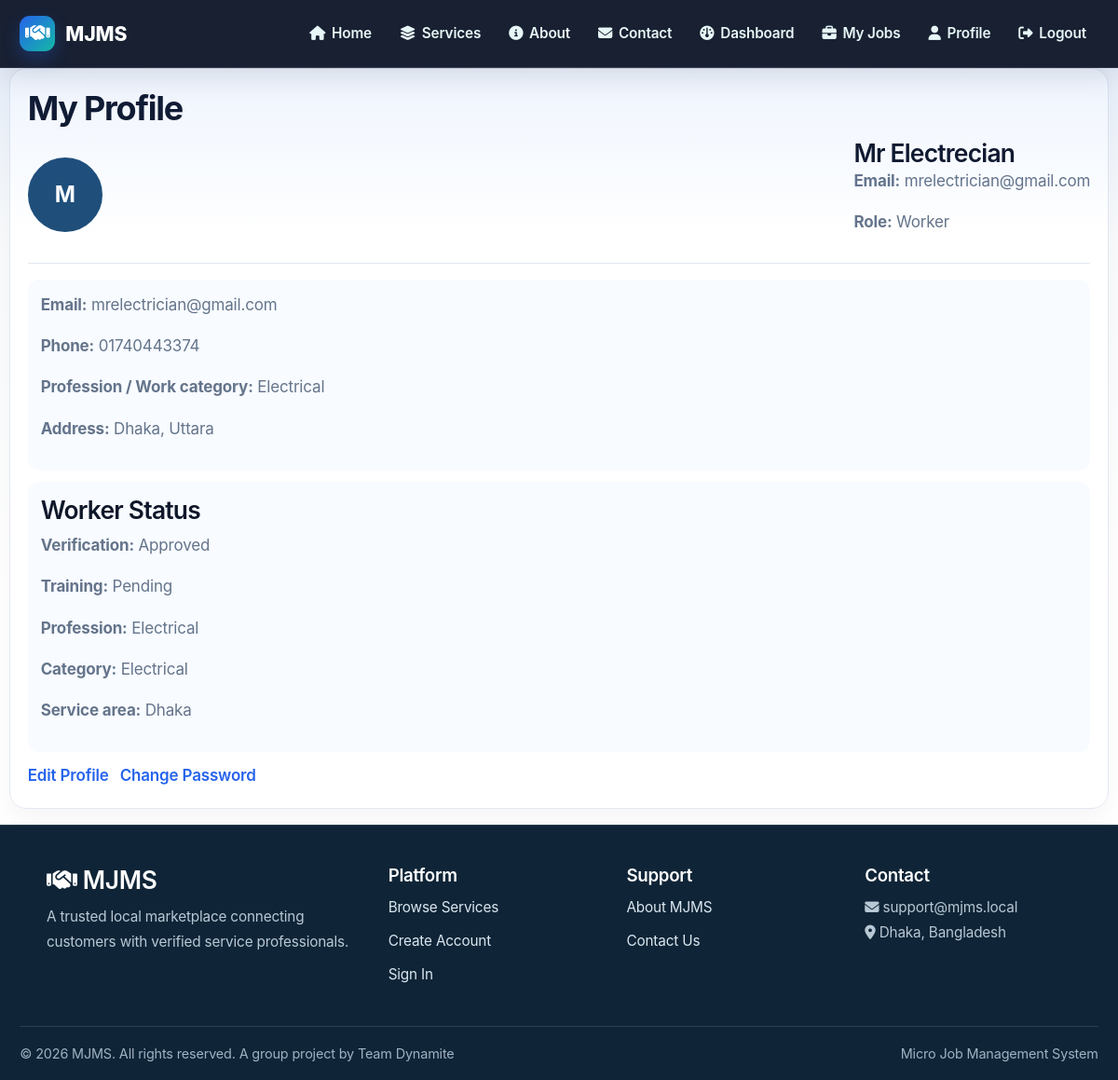
The app's page /accounts/profile/ (signed in) with its own data.
### accounts/models.py (models this page shows, shortened)
class CustomUser(AbstractBaseUser, PermissionsMixin):
    ROLE_CHOICES = (
        ('customer', 'Customer'),
        ('worker', 'Worker'),
        ('admin', 'Admin'),
    )
    first_name = models.CharField(max_length=150, blank=True)
    last_name = models.CharField(max_length=150, blank=True)
    email = models.EmailField(unique=True)
    is_staff = models.BooleanField(default=False)
    is_active = models.BooleanField(default=True)
    date_joined = models.DateTimeField(auto_now_add=False, null=True)
    objects = CustomUserManager()
    USERNAME_FIELD = 'email'
    REQUIRED_FIELDS = []
    def __init__(self, *args, **kwargs):
        legacy_verified = kwargs.pop('is_verified_worker', None)
        if legacy_verified is not None:
            kwargs['worker_status'] = 'APPROVED' if legacy_verified else 'PENDING'
        super().__init__(*args, **kwargs)
    WORKER_STATUS_CHOICES = [
        ('PENDING', 'Pending Approval'),
        ('APPROVED', 'Approved'),
        ('REJECTED', 'Rejected'),
        ('BLOCKED', 'Blocked'),
    ]
    CUSTOMER_STATUS_CHOICES = [
        ('ACTIVE', 'Active'),
        ('BLOCKED', 'Blocked'),
    ]
    role = models.CharField(max_length=20, choices=ROLE_CHOICES, default='customer')
    phone = models.CharField(max_length=15, blank=True, null=True)
    address = models.TextField(blank=True, null=True)
    city = models.CharField(max_length=100, blank=True, null=True)
    profile_picture = models.ImageField(
        upload_to='profile_pictures/',
        blank=True,
        null=True
    )
    preferred_contact_method = models.CharField(
        max_length=20,
        choices=(
            ('Email', 'Email'),
            ('SMS', 'SMS'),
        ),
        default='Email'
    )
    receive_notifications = models.BooleanField(default=True)
    is_blocked = models.BooleanField(default=False)
    worker_status = models.CharField(
        max_length=20,
        choices=WORKER_STATUS_CHOICES,
        default='PENDING',
        null=True,
        blank=True,
        help_text="Status for worker accounts only"
    )
    customer_status = models.CharField(
        max_length=20,
        choices=CUSTOMER_STATUS_CHOICES,
        default='ACTIVE',
        null=True,
        blank=True,
        help_text="Status for customer accounts only"
    )
    created_at = models.DateTimeField(auto_now_add=True, null=True)
    updated_at = models.DateTimeField(auto_now=True)
    @property
    def is_verified_worker(self):
        """Backward-compatible alias for the worker approval status."""
        return self.role == 'worker' and self.worker_status == 'APPROVED'
    class Meta:
        indexes = [
            models.Index(fields=['role', 'created_at']),
            models.Index(fields=['is_blocked']),
        ]

### workers/models.py (models this page shows, shortened)
class WorkerProfile(models.Model):
    TRAINING_STATUS_CHOICES = [
        ('Pending', 'Pending'),
        ('In Training', 'In Training'),
        ('Completed', 'Completed'),
    ]
    VERIFICATION_STATUS_CHOICES = [
        ('Pending', 'Pending'),
        ('Approved', 'Approved'),
        ('Rejected', 'Rejected'),
    ]
    PAYOUT_STATUS_CHOICES = [
        ('Pending', 'Pending'),
        ('Processing', 'Processing'),
        ('Completed', 'Completed'),
    ]
    user = models.OneToOneField(
        settings.AUTH_USER_MODEL,
        on_delete=models.CASCADE,
        related_name='worker_profile'
    )
    categories = models.ManyToManyField(Category, related_name='workers', blank=True)
    service_category = models.CharField(max_length=50, blank=True, null=True)
    service = models.ForeignKey(
        Service,
        on_delete=models.SET_NULL,
        blank=True,
        null=True,
        related_name='workers'
    )
    profession = models.CharField(
        max_length=100,
        blank=False,
        null=False,
        help_text='Primary profession, e.g. Electrician (Required)'
    )
    bio = models.TextField(blank=True, null=True)
    skills = models.TextField(blank=True, help_text="Comma-separated skills")
    experience_years = models.PositiveIntegerField(default=0)
    service_area = models.CharField(max_length=150, blank=True, null=True)
    nid_number = models.CharField(
        max_length=30,
        blank=True,
        null=True,
        help_text="National ID number"
    )
    languages = models.CharField(max_length=150, blank=True, null=True)
    id_verification_document = models.FileField(upload_to='worker_documents/', blank=True, null=True)
    hourly_rate = models.DecimalField(max_digits=8, decimal_places=2, blank=True, null=True)
    response_time = models.CharField(max_length=50, default='Within 24 hours')
    default_preferred_contact = models.CharField(
        max_length=20,
        choices=[('Email', 'Email'), ('Phone', 'Phone'), ('SMS', 'SMS')],
        default='Email'
    )
    payout_status = models.CharField(
        max_length=20,
        choices=PAYOUT_STATUS_CHOICES,
        default='Pending'
    )
    training_status = models.CharField(
        max_length=20,
        choices=TRAINING_STATUS_CHOICES,
        default='Pending'
    )
    verification_status = models.CharField(
        max_length=20,
        choices=VERIFICATION_STATUS_CHOICES,
        default='Pending'
    )
    completed_jobs = models.PositiveIntegerField(default=0)
    average_rating_cached = models.DecimalField(max_digits=3, decimal_places=2, default=0)
    total_earnings = models.DecimalField(max_digits=12, decimal_places=2, default=0)
    pending_earnings = models.DecimalField(
        max_digits=12, decimal_places=2, default=0,
        help_text="Earnings from completed but unpaid jobs"
    )
    available_earnings = models.DecimalField(
        max_digits=12, decimal_places=2, default=0,
        help_text="Earnings available for withdrawal after payment is confirmed"
    )
    withdrawn_earnings = models.DecimalField(
        max_digits=12, decimal_places=2, default=0,
        help_text="Total amount withdrawn by worker"
    )
    payout_method = models.CharField(
        max_length=50,
        choices=[
            ('Bank Account', 'Bank Account'),
            ('BKash', 'BKash'),
            ('Nagad', 'Nagad'),
            ('Rocket', 'Rocket'),
        ],
        default='Bank Account',
        blank=True
    )
    payout_account_holder = models.CharField(max_length=255, blank=True)
    payout_account_number = models.CharField(max_length=255, blank=True)
    payout_bank_name = models.CharField(max_length=255, blank=True)
    payout_branch = models.CharField(max_length=255, blank=True)
    bkash_number = models.CharField(
        max_length=20, blank=True, default='',
        help_text="bKash phone number for receiving payments (e.g., 01XXXXXXXXX)"
    )
    nagad_number = models.CharField(
        max_length=20, blank=True, default='',
        help_text="Nagad phone number for receiving payments (e.g., 01XXXXXXXXX)"
    )
    rocket_number = models.CharField(
        max_length=20, blank=True, default='',
        help_text="Rocket phone number for receiving payments (e.g., 01XXXXXXXXX)"
    )
    created_at = models.DateTimeField(auto_now_add=True)
    updated_at = models.DateTimeField(auto_now=True)
    class Meta:
        ordering = ['-created_at']

### services/models.py (models this page shows, shortened)
class Category(models.Model):
    name = models.CharField(max_length=100, unique=True)
    description = models.TextField(blank=True)
    icon = models.CharField(max_length=50, blank=True, help_text="Emoji or icon class")
    image = models.ImageField(upload_to='categories/', blank=True, null=True)
    is_active = models.BooleanField(default=True)
    created_at = models.DateTimeField(auto_now_add=True)
    updated_at = models.DateTimeField(auto_now=True)
    class Meta:
        verbose_name_plural = "Categories"
        ordering = ['name']

### accounts/views.py (the view)
# urls.py: path('profile/', views.profile_view, name='profile'),
@login_required
def profile_view(request):
    if request.user.role == "worker":
        from workers.models import WorkerProfile
        WorkerProfile.objects.get_or_create(user=request.user)
    return render(request, "accounts/profile.html")

### notifications/views.py (called while the page is built)
def notification_context(request):
    if not request.user.is_authenticated:
        return {}
    return {
        'unread_notification_count': Notification.objects.filter(
            user=request.user,
            is_read=False,
        ).count(),
    }

### templates/accounts/profile.html
{% extends 'base.html' %}
{% block content %}
<div class="card profile-card">
    <h2>My Profile</h2>
    <div class="profile-header">
        {% if user.profile_picture %}
            <img src="{{ user.profile_picture.url }}" alt="Profile picture" class="profile-avatar">
        {% else %}
            <div class="profile-avatar placeholder">{{ user.email|slice:':1'|upper }}</div>
        {% endif %}
        <div>
            <h3>{{ user.first_name }} {{ user.last_name }}</h3>
            <p><strong>Email:</strong> {{ user.email }}</p>
            <p><strong>Role:</strong> {{ user.role|title }}</p>
        </div>
    </div>
    <div class="profile-details">
        <p><strong>Email:</strong> {{ user.email }}</p>
        <p><strong>Phone:</strong> {{ user.phone }}</p>
        {% if user.role == 'worker' %}
            <p><strong>Profession / Work category:</strong> {{ user.worker_profile.profession|default:'Not set' }}</p>
        {% endif %}
        <p><strong>Address:</strong> {{ user.address }}</p>
    </div>
    {% if user.role == 'worker' %}
    <div class="worker-status-card">
        <h3>Worker Status</h3>
        <p><strong>Verification:</strong> {{ user.worker_profile.verification_status|default:'Pending' }}</p>
        <p><strong>Training:</strong> {{ user.worker_profile.training_status|default:'Pending' }}</p>
        <p><strong>Profession:</strong> {{ user.worker_profile.profession|default:'Not set' }}</p>
        <p><strong>Category:</strong>
            {% if user.worker_profile.categories.all %}
                {% for category in user.worker_profile.categories.all %}{{ category.name }}{% if not forloop.last %}, {% endif %}{% endfor %}
            {% elif user.worker_profile.service_category %}
                {{ user.worker_profile.service_category }}
            {% elif user.worker_profile.service %}
                {{ user.worker_profile.service.category }}
            {% else %}
                Not set
            {% endif %}
        </p>
        <p><strong>Service area:</strong> {{ user.worker_profile.service_area|default:'Not set' }}</p>
    </div>
    {% endif %}
    <div class="profile-actions">
        <a href="{% url 'edit_profile' %}">Edit Profile</a>
        <a href="{% url 'change_password' %}">Change Password</a>
    </div>
</div>
{% endblock %}

### static/css/professional.css (style rules this page uses)
:root { --primary-color: #1f4e79; --primary-dark: #163a56; --primary-light: #2d6ea8; --secondary-color: #31a24c; --secondary-dark: #229a3e; --accent-color: #f59e0b; --danger-color: #dc2626; --success-color: #10b981; --warning-color: #f97316; --info-color: #3b82f6; --text-dark: #1f2937; --text-muted: #6b7280; --text-light: #9ca3af; --bg-light: #f9fafb; --bg-lighter: #f3f4f6; --border-color: #e5e7eb; --border-light: #d1d5db; --font-primary: -apple-system, BlinkMacSystemFont, 'Segoe UI', Roboto, Oxygen, Ubuntu, Cantarell, sans-serif; --font-mono: 'Monaco', 'Courier New', monospace; --shadow-sm: 0 1px 2px 0 rgba(0, 0, 0, 0.05); --shadow-md: 0 4px 6px -1px rgba(0, 0, 0, 0.1); --shadow-lg: 0 10px 15px -3px rgba(0, 0, 0, 0.1); --shadow-xl: 0 20px 25px -5px rgba(0, 0, 0, 0.1); --radius-sm: 4px; --radius-md: 8px; --radius-lg: 12px; --radius-xl: 16px; }
* { margin: 0; padding: 0; box-sizing: border-box; }
html, body { height: 100%; }
body { font-family: var(--font-primary); background-color: var(--bg-light); color: var(--text-dark); line-height: 1.6; display: flex; flex-direction: column; }
a { color: var(--primary-color); text-decoration: none; transition: color 0.2s ease; }
h1, h2, h3, h4, h5, h6 { color: var(--text-dark); font-weight: 600; line-height: 1.3; margin-bottom: 0.5rem; }
h2 { font-size: 2rem; font-weight: 700; }
h3 { font-size: 1.5rem; }
p { margin-bottom: 1rem; color: var(--text-muted); }
.card, .container, .content { background: white; border-radius: var(--radius-lg); border: 1px solid var(--border-color); padding: 2rem; margin: 1.5rem 0; box-shadow: var(--shadow-sm); transition: all 0.3s ease; }
.profile-header { display: flex; gap: 2rem; align-items: flex-start; margin-bottom: 2rem; }
.profile-avatar { width: 120px; height: 120px; border-radius: 50%; object-fit: cover; border: 4px solid var(--primary-color); flex-shrink: 0; }
.profile-details { background: var(--bg-lighter); padding: 1.5rem; border-radius: var(--radius-lg); margin-bottom: 2rem; }

### static/css/style.css (style rules this page uses)
html, body { height: 100%; }
body { font-family: Arial, sans-serif; margin: 0; padding: 0; background: #f7f9fc; color: #222; display: flex; flex-direction: column; }
h1, h2, h3 { color: #1f4e79; }
.card { background: white; border: 1px solid #d9e2ec; border-radius: 8px; padding: 16px; margin: 12px 0; }
.profile-card { max-width: 760px; margin: 24px auto; }
.profile-header { display: flex; gap: 16px; align-items: center; margin-bottom: 16px; }
.profile-avatar { width: 80px; height: 80px; border-radius: 50%; object-fit: cover; background: #1f4e79; color: white; display: flex; justify-content: center; align-items: center; font-size: 1.4rem; font-weight: 700; }
.profile-details, .worker-status-card { background: #f8fbff; border-radius: 12px; padding: 14px; margin-bottom: 12px; }
.profile-actions { display: flex; gap: 12px; flex-wrap: wrap; }
.profile-actions a { color: #1f4e79; font-weight: 600; text-decoration: none; }

### records on screen
CustomUser: email "M", first_name "Mr", last_name "Electrecian", email "mrelectrician@gmail.com", role "Worker", phone "01740443374", worker_profile.profession "Electrical", address "Dhaka, Uttara", worker_profile.verification_status "Approved", worker_profile.training_status "Pending", worker_profile.service_area "Dhaka"
Category: name "Electrical"
